Frame 1 (no input): blank canvas, image omitted
Frame 60 (no input): blank canvas, image omitted
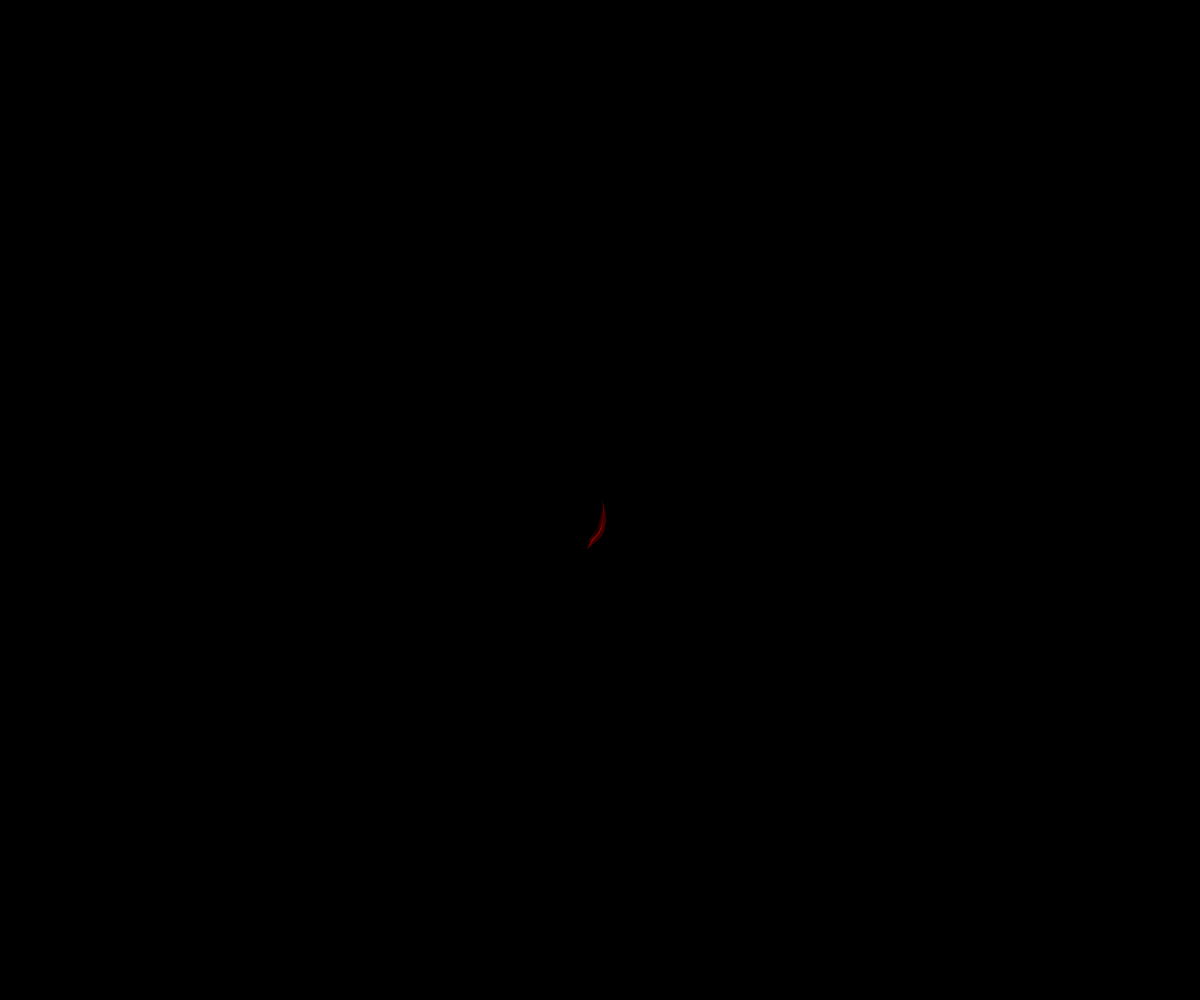
Frame 120 (the mouse pressed at the canvas centre since frame 60)

The p5.js sketch whose frames 1 and 60 were blank and that drew this single picture after the mouse press (run headless with seeded random() and noise() and a simulated clock; from frame 60 on, the mouse is pressed at the canvas centre):

// p5.js sketch
// ── sketch.js
var t;
let a = 0.001
let speed = 0.0005

function setup() {
    createCanvas(windowWidth, windowHeight);

    background(0);
    stroke(255, 0, 0, 200);
    noFill();
    t = 0;
}

function draw() {
    var x1 = width / 2*noise(t+15);
    var x2 = width / 2 * noise(t + 25);
    var x3 = width / 2 * noise(t + 35);
    var x4 = width / 2 * noise(t + 45);
    var y1 = height / 2 * noise(t + 55);
    var y2 = height / 2 * noise(t + 65);
    var y3 = height / 2 * noise(t + 75);
    var y4 = height / 2 * noise(t + 85);

    translate(width / 2, height / 2)
    rotate(frameCount / 100);

    if (a > 1.5 || a < 0.001) {
        speed *= -1
    }
    a += speed

    scale(a)
    a += speed;

    bezier(x1, y1, x2, y2, x3, y3, x4, y4);


    t += 0.005;
}
